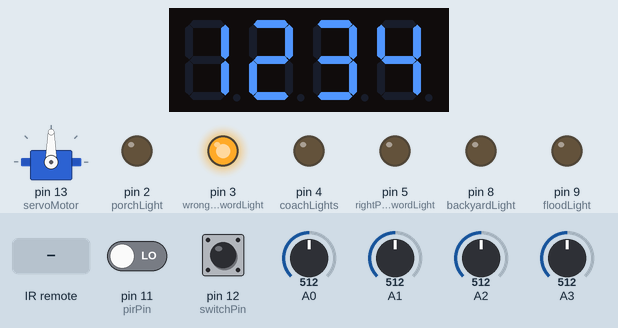
Simulated run of this sketch. Board: Arduino Uno, built with avr-gcc and run on an emulated ATmega328P. Parts: servo, 4-digit seven-segment display, output pins drawn as LEDs (lit = HIGH). Dashed ring = blinking. The inputs (shaded band) are chosen by the test bench; at power-on: pin 12 (switchPin) LOW, pin 11 (pirPin) LOW, A0 = 512, A1 = 512, A2 = 512, A3 = 512. What the sketch prints to the serial monitor is not drawn.

Above: at 3.0 s.
3.1 s: pin 12 (switchPin) pulled HIGH for 3.2 s
At 6.9 s:
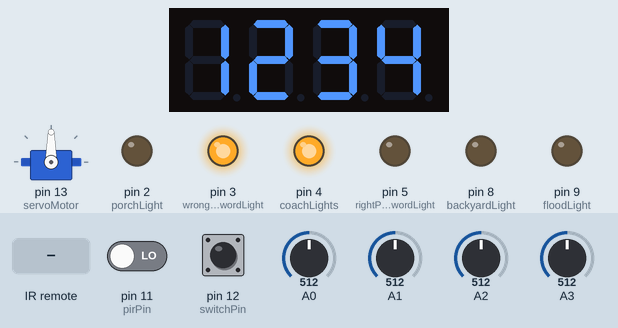
12.1 s: infrared code 0xFF30CF received
At 14.4 s:
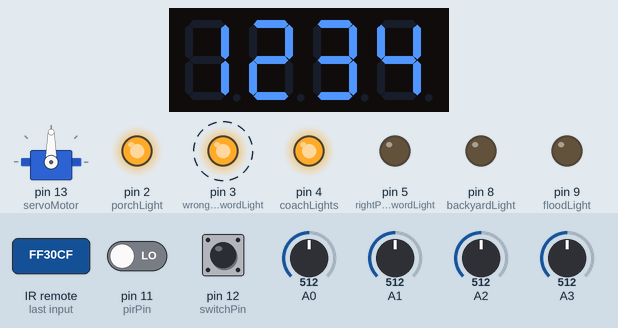
18.5 s: pin 11 (pirPin) driven HIGH
At 20.7 s:
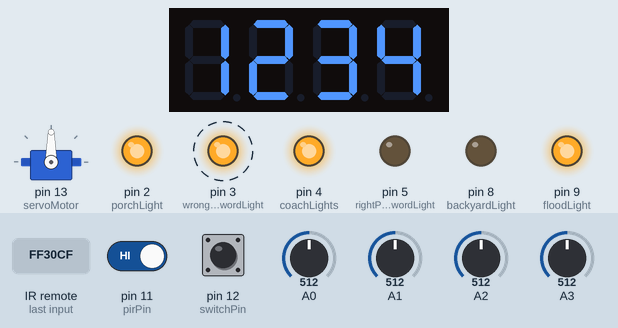
24.9 s: infrared code 0xFF18E7 received
At 27.1 s:
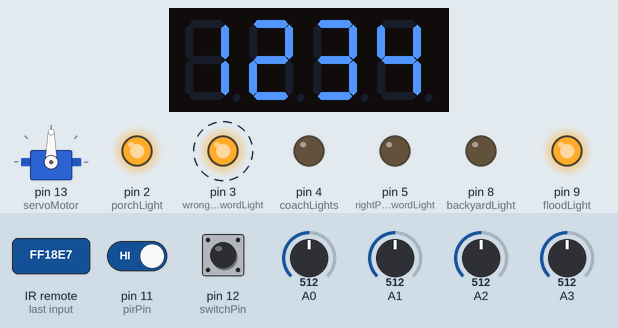
31.3 s: infrared code 0xFF7A85 received
At 33.4 s:
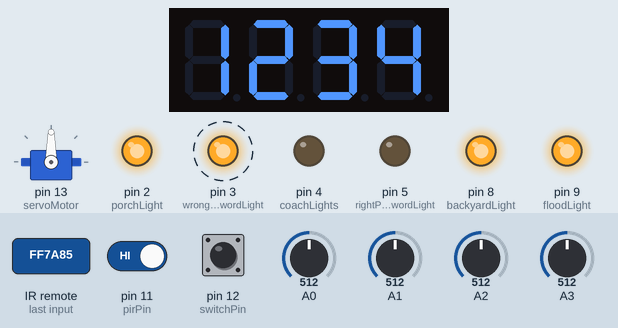
37.7 s: pin 11 (pirPin) driven LOW
At 40.9 s:
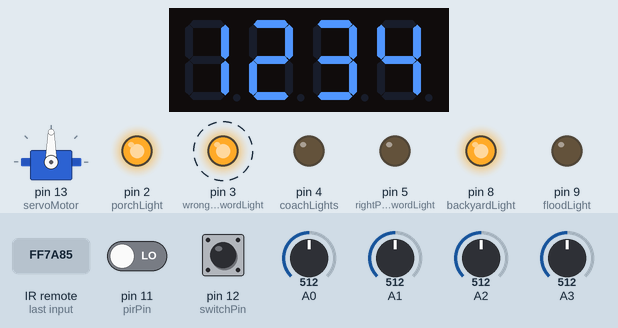
Timing chart, 0 to 45.1 s (numbered marks = the images above; inputs shaded):
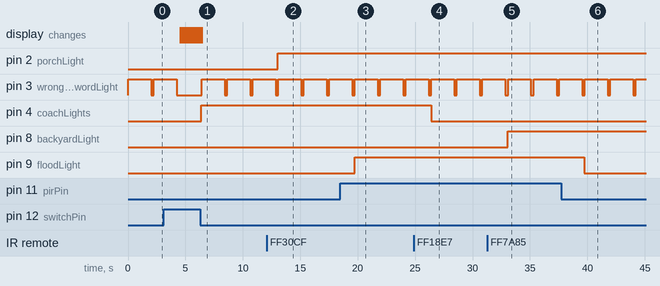

Measured:
- after the input at 3.1 s, pin 4 (coachLights): LOW → HIGH after 3.3 s; the display: first changes after 1.5 s (image 1 shows a later state)
- after the input at 12.1 s, pin 2 (porchLight): LOW → HIGH after 0.96 s
- after the input at 18.5 s, pin 9 (floodLight): LOW → HIGH after 1.2 s
- after the input at 24.9 s, pin 4 (coachLights): HIGH → LOW after 1.5 s
- after the input at 31.3 s, pin 8 (backyardLight): LOW → HIGH after 1.8 s
- after the input at 37.7 s, pin 9 (floodLight): HIGH → LOW after 2.0 s
- by itself, pin 3 (wrongPasswordLight): repeats every 2.2 s: HIGH 2.0 s, LOW 0.22 s

The sketch:

one-switch-light.ino
```cpp
/*
  My Science Fair Project
  The Smart Home
*/
#include <TM1637Display.h>  // 4-digit Display library
#include <IRremote.h> //IR Sensor library
#include <Servo.h>  // Servo Motor library

const int CLK = 6;          // Set the CLK pin connection to the display
const int DIO = 7;          // Set the DIO pin connection to the display
TM1637Display display(CLK, DIO);  // set up the 4-Digit Display.

long unsigned int lowIn;
long unsigned int pause = 5000;
boolean lockLow = true;
boolean takeLowTime;

int porchLight = 2;         // Porch light should be connected to pin 2 on the arduino
int coachLights = 4;        // Coach lights should be connected to pin 4 on the arduino
int backyardLight = 8;      // Backyard light should be connected to pin 8 on the arduino
int floodLight = 9;
int switchPin = 12;         // Switch should be conected to pin 12 on the arduino
bool isPorchLightOn = false; // To track if the light is on or off
bool areCoachLightsOn = false; // To track if the light is on or off
bool isBackyardLightOn = false; // To track if the light is on or off
int pirPin = 11;

int servoMotor = 13;
Servo Servo1;

int RECV_PIN = 10;           //IR sensor should be conected to pin 10 on the arduino
long ONE = 16724175;
long TWO = 16718055;
long THREE = 16743045;
long FOUR = 16716015;
long FIVE = 16726215;
IRrecv irrecv(RECV_PIN);
decode_results results;

long timer = 0;

String passwordValue1 = "";
String passwordValue2 = "";
String passwordValue3 = "";
String passwordValue4 = "";
String correctPassword = "2413";
String inputPassword = "";
int wrongPasswordLight = 3;
int rightPasswordLight = 5;

void setup()               // It is used to initialize variables, pin modes, etc. The setup function will only run once.
{
  pinMode(porchLight, OUTPUT); // Telling the arduino that the Light pin is an output
  pinMode(coachLights, OUTPUT); // Telling the arduino that the Light pin is an output
  pinMode(backyardLight, OUTPUT); // Telling the arduino that the Light pin is an output
  pinMode(floodLight, OUTPUT);  // Telling the arduino that the Light pin is an output
  pinMode(wrongPasswordLight, OUTPUT); // Telling the arduino that the Light pin is an output
  pinMode(rightPasswordLight, OUTPUT);  // Telling the arduino that the Light pin is an output
  pinMode(switchPin, INPUT); // Telling the arduino that Switch pin is an input
  pinMode(pirPin, INPUT);   // Telling the arduino that the motion sensor is an input
  Servo1.attach(servoMotor);
  display.setBrightness(10); // Set brightness of LED display to 100%
  digitalWrite(pirPin, LOW);

  Serial.begin(9600);       //For debugging on serial port
  Serial.println("Enabling IRin");
  irrecv.enableIRIn();          // Start the receiver
}

void loop()                 // This function runs forever until it is on
{
  while (digitalRead(switchPin) == HIGH) {
    delay (100);                        // Delay for 100 miliseconds
    timer = timer + 100;
    display.showNumberDec(timer);
    Serial.println(timer);
  }
  if (timer > 100 && timer <= 1000) {
    isPorchLightOn = !isPorchLightOn;
    digitalWrite(porchLight, isPorchLightOn);
    timer = 0;
  }
  if ( timer > 1000 && timer <= 3000) {
    areCoachLightsOn = !areCoachLightsOn;
    digitalWrite(coachLights, areCoachLightsOn);
    timer = 0;
  }
  if (timer > 3000) {
    isBackyardLightOn = !isBackyardLightOn;
    digitalWrite(backyardLight, isBackyardLightOn);
    timer = 0;
  }
  if (inputPassword.length() == "") {
    display.showNumberDec(0);
  }
  if (irrecv.decode(&results)) {
    Serial.println(results.value);
    if (results.value == ONE) {
      isPorchLightOn = !isPorchLightOn;
      digitalWrite(porchLight, isPorchLightOn);
    }
    if (results.value == TWO) {
      areCoachLightsOn = !areCoachLightsOn;
      digitalWrite(coachLights, areCoachLightsOn);
    }
    if (results.value == THREE) {
      isBackyardLightOn = !isBackyardLightOn;
      digitalWrite(backyardLight, isBackyardLightOn);
    }
    if (results.value == FOUR) {
      isPorchLightOn = true;
      digitalWrite(porchLight, isPorchLightOn);
      areCoachLightsOn = true;
      digitalWrite(coachLights, areCoachLightsOn);
      isBackyardLightOn = true;
      digitalWrite(backyardLight, isBackyardLightOn);
    }
    if (results.value == FIVE) {
      isPorchLightOn = false;
      digitalWrite(porchLight, isPorchLightOn);
      areCoachLightsOn = false;
      digitalWrite(coachLights, areCoachLightsOn);
      isBackyardLightOn = false;
      digitalWrite(backyardLight, isBackyardLightOn);
    }
  }
  irrecv.resume(); // Receive the next value

  if (digitalRead(pirPin) == HIGH) {
    digitalWrite(floodLight, HIGH);   //the led visualizes the sensors output pin state
    if (lockLow) {
      lockLow = false;
    }
    takeLowTime = true;
  }
  if (digitalRead(pirPin) == LOW) {
    digitalWrite(floodLight, LOW);
    if (takeLowTime) {
      lowIn = millis();
      takeLowTime = false;
    }
    if (!lockLow && millis() - lowIn > pause) {
      lockLow = true;
    }
  }

  int sensorValue1 = analogRead(A0);
  int sensorValue2 = analogRead(A1);
  int sensorValue3 = analogRead(A2);
  int sensorValue4 = analogRead(A3);

  if (sensorValue1 > 400) {
    Serial.println(1);
    passwordValue1 = "1";
    inputPassword = inputPassword + passwordValue1;
    Serial.println(inputPassword);
  }
  if (sensorValue2 > 400) {
    Serial.println(2);
    passwordValue2 = "2";
    inputPassword = inputPassword + passwordValue2;
  }
  if (sensorValue3 > 400) {
    Serial.println(3);
    passwordValue3 = "3";
    inputPassword = inputPassword + passwordValue3;
    Serial.println(inputPassword);
  }
  if (sensorValue4 > 400) {
    Serial.println(4);
    passwordValue4 = "4";
    inputPassword = inputPassword + passwordValue4;
    Serial.println(inputPassword);
  }
  display.showNumberDec(inputPassword.toInt());
  if (correctPassword == inputPassword) {
    Serial.println("correct password");
    inputPassword = "";
    digitalWrite(rightPasswordLight, HIGH);
    Servo1.write(90);
    delay(3000);
    digitalWrite(rightPasswordLight, LOW);
    Servo1.write(0);
  }
  if (inputPassword.length() >= 4) {
    inputPassword = "";
    digitalWrite(wrongPasswordLight, HIGH);
    delay(2000);
    digitalWrite(wrongPasswordLight, LOW);
  }
  delay(200);
}
```
